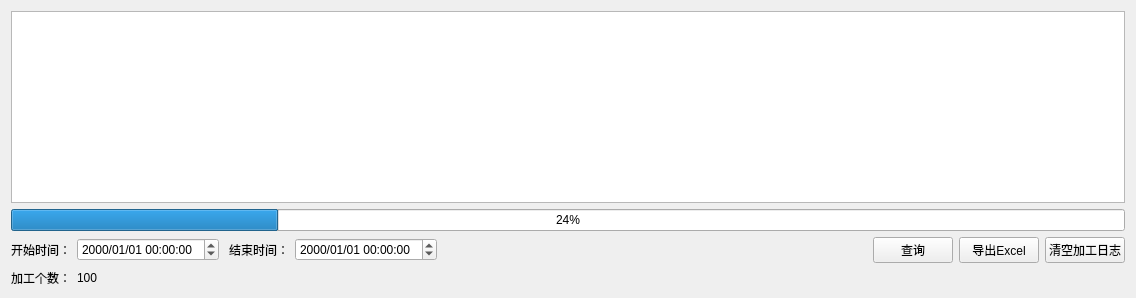
          <widget class="QWidget" name="finishlogtab">
           <attribute name="title">
            <string>加工完成日志</string>
           </attribute>
           <layout class="QGridLayout" name="gridLayout_44">
            <item row="0" column="0" colspan="8">
             <widget class="QTableView" name="tbvFinishLogs"/>
            </item>
            <item row="1" column="0" colspan="8">
             <widget class="QProgressBar" name="prgExportFinishLog">
              <property name="value">
               <number>24</number>
              </property>
             </widget>
            </item>
            <item row="2" column="0">
             <widget class="QLabel" name="label_203">
              <property name="text">
               <string>开始时间：</string>
              </property>
              <property name="alignment">
               <set>Qt::AlignRight|Qt::AlignTrailing|Qt::AlignVCenter</set>
              </property>
             </widget>
            </item>
            <item row="2" column="1">
             <widget class="QDateTimeEdit" name="dteFinishLogStart">
              <property name="sizePolicy">
               <sizepolicy hsizetype="Preferred" vsizetype="Fixed">
                <horstretch>0</horstretch>
                <verstretch>0</verstretch>
               </sizepolicy>
              </property>
              <property name="minimumSize">
               <size>
                <width>142</width>
                <height>20</height>
               </size>
              </property>
              <property name="displayFormat">
               <string>yyyy/MM/dd HH:mm:ss</string>
              </property>
             </widget>
            </item>
            <item row="2" column="2">
             <widget class="QLabel" name="label_204">
              <property name="text">
               <string> 结束时间：</string>
              </property>
              <property name="alignment">
               <set>Qt::AlignRight|Qt::AlignTrailing|Qt::AlignVCenter</set>
              </property>
             </widget>
            </item>
            <item row="2" column="3">
             <widget class="QDateTimeEdit" name="dteFinishLogEnd">
              <property name="sizePolicy">
               <sizepolicy hsizetype="Preferred" vsizetype="Fixed">
                <horstretch>0</horstretch>
                <verstretch>0</verstretch>
               </sizepolicy>
              </property>
              <property name="minimumSize">
               <size>
                <width>142</width>
                <height>20</height>
               </size>
              </property>
              <property name="displayFormat">
               <string>yyyy/MM/dd HH:mm:ss</string>
              </property>
             </widget>
            </item>
            <item row="2" column="4">
             <spacer name="horizontalSpacer_77">
              <property name="orientation">
               <enum>Qt::Horizontal</enum>
              </property>
              <property name="sizeHint" stdset="0">
               <size>
                <width>424</width>
                <height>20</height>
               </size>
              </property>
             </spacer>
            </item>
            <item row="2" column="5">
             <widget class="QPushButton" name="btFinishLogQuerry">
              <property name="text">
               <string>查询</string>
              </property>
             </widget>
            </item>
            <item row="2" column="6">
             <widget class="QPushButton" name="btFinishLogExport">
              <property name="text">
               <string>导出Excel</string>
              </property>
             </widget>
            </item>
            <item row="2" column="7">
             <widget class="QPushButton" name="btClearFinishLog">
              <property name="text">
               <string>清空加工日志</string>
              </property>
             </widget>
            </item>
            <item row="3" column="0">
             <widget class="QLabel" name="label_202">
              <property name="text">
               <string>加工个数：</string>
              </property>
              <property name="alignment">
               <set>Qt::AlignRight|Qt::AlignTrailing|Qt::AlignVCenter</set>
              </property>
             </widget>
            </item>
            <item row="3" column="1">
             <widget class="QLabel" name="lbFinishNum">
              <property name="text">
               <string>100</string>
              </property>
             </widget>
            </item>
           </layout>
          </widget>
